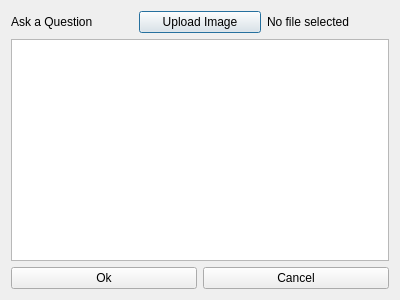
<?xml version="1.0" encoding="UTF-8"?>
<ui version="4.0">
 <class>makeQuestion</class>
 <widget class="QDialog" name="makeQuestion">
  <property name="geometry">
   <rect>
    <x>0</x>
    <y>0</y>
    <width>400</width>
    <height>300</height>
   </rect>
  </property>
  <property name="windowTitle">
   <string>Ask a Question Window</string>
  </property>
  <layout class="QVBoxLayout" name="verticalLayout_2">
   <item>
    <layout class="QVBoxLayout" name="verticalLayout">
     <item>
      <layout class="QHBoxLayout" name="horizontalLayout_4">
       <item>
        <widget class="QLabel" name="label_ask">
         <property name="text">
          <string>Ask a Question</string>
         </property>
        </widget>
       </item>
       <item>
        <widget class="QPushButton" name="pushButton_uploadQuestionImage">
         <property name="text">
          <string>Upload Image</string>
         </property>
        </widget>
       </item>
       <item>
        <widget class="QLabel" name="label_questionFileSelected">
         <property name="text">
          <string>No file selected</string>
         </property>
        </widget>
       </item>
      </layout>
     </item>
     <item>
      <widget class="QPlainTextEdit" name="plainTextEdit">
       <property name="plainText">
        <string/>
       </property>
      </widget>
     </item>
     <item>
      <layout class="QHBoxLayout" name="horizontalLayout">
       <item>
        <widget class="QPushButton" name="pushButton_postQuestion">
         <property name="text">
          <string>Ok</string>
         </property>
        </widget>
       </item>
       <item>
        <widget class="QPushButton" name="pushButton_cancel">
         <property name="text">
          <string>Cancel</string>
         </property>
        </widget>
       </item>
      </layout>
     </item>
    </layout>
   </item>
  </layout>
 </widget>
 <resources/>
 <connections/>
</ui>
